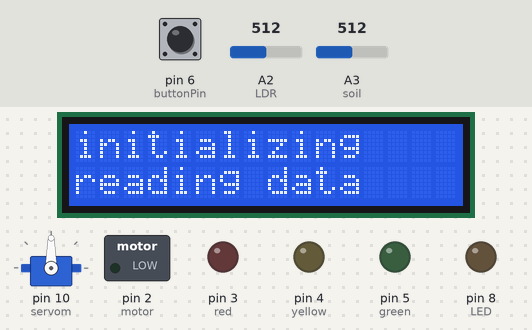
Recording of a sketch running on a simulated Arduino Uno, built with avr-gcc and run on an emulated ATmega328P. Shown: servo, 16×2 character LCD, switched loads named in the sketch (green lamp = pin HIGH), output pins drawn as LEDs (lit = HIGH). The inputs (shaded band) are chosen by the test bench; at power-on: pin 6 (buttonPin) HIGH, A2 (LDR) = 512, A3 (soil) = 512.

Above: at 1.1 s.
At 5.3 s:
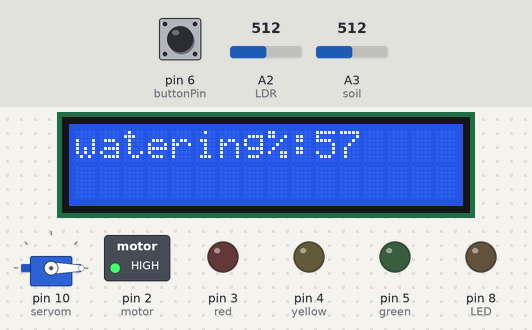
5.4 s: pin 6 (buttonPin) pulled LOW for 1 s
At 5.8 s:
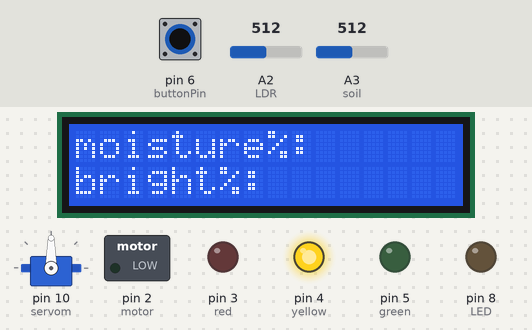
7.9 s: pin 6 (buttonPin) pulled LOW for 3.2 s
At 12.2 s:
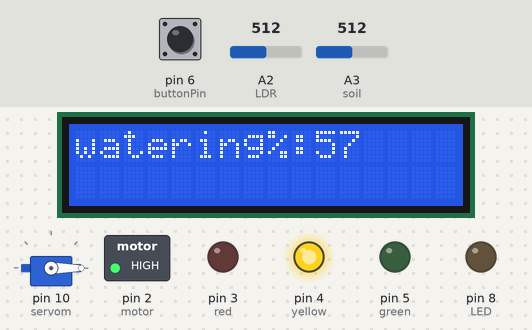
Timing chart, 0 to 13.7 s (numbered marks = the images above; inputs shaded):
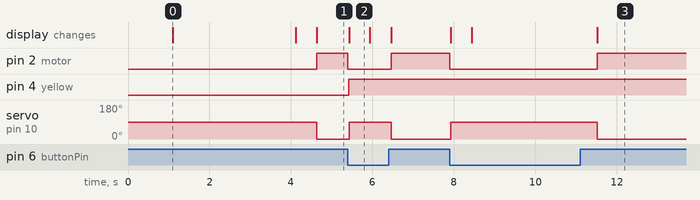

Measured:
- after the input at 5.4 s, pin 2 (motor): HIGH → LOW at once, → HIGH 1.1 s later; pin 4 (yellow): LOW → HIGH at once; servo on pin 10 (servom): 0° → 90° at once, → 0° 1.0 s later; the display: changes at once (image 2)
- after the input at 7.9 s, pin 2 (motor): HIGH → LOW at once, → HIGH 3.6 s later; servo on pin 10 (servom): 0° → 90° at once, → 0° 3.6 s later; the display: first changes at once (image 3 shows a later state)
- what the display in image 0 shows lasts 3.0 s, from 1.1 s to 4.1 s
- what the display in image 2 shows lasts 0.5 s, from 5.4 s to 5.9 s

The sketch:

irrigation_system.ino
```cpp
#include <Adafruit_LiquidCrystal.h>

Adafruit_LiquidCrystal lcd(0);
#include <Servo.h>
Servo servo ;
#define soil A3
#define  pushb 7
#define  motor 2
#define  LDR A2
#define red 3
#define yellow 4
#define green 5
#define servom 10
#define LED 8
int buttonPin = 6;
int seconds = 0;
int valueLDR;
int valuesoil;
int psoil;
int pLDR;
int lcdLDR;
int counteron=1;
int counteroff=1;
int buttonState;
int temp;
int templcd;
//setup
//===========================
void setup(){
servo.attach(servom);
servo.attach(servom, 0, 180)  ;
  pinMode(green,OUTPUT);
  pinMode(buttonPin, INPUT_PULLUP);

  pinMode(pushb,INPUT);
  pinMode(motor,OUTPUT);

  pinMode(red,OUTPUT);
  pinMode(yellow,OUTPUT);
  pinMode(servom,OUTPUT);
  pinMode(LED,OUTPUT);
  lcd.begin(16, 2);
  lcd.print("system ON");
  delay(1000);
  lcd.clear();
  lcd.print("initializing");
  lcd.setCursor(0,1);
  lcd.print("reading data");
  delay(3000);
  lcd.clear();
  lcd.print("moisture%:");
  lcd.setCursor(0,1);
  lcd.print("bright%:");

}
//loooppp
//===================================================
void loop()
{

  delay(500);
  valuesoil = analogRead(soil);
  valueLDR =analogRead(LDR);
 psoil=map(valuesoil,0,876,0,99);
pLDR=map(valueLDR,344,1017,0,99);
lcdLDR=map(pLDR,0,100,99,0);

  lcd.setCursor(11,0);
  lcd.print(psoil);
  lcd.setCursor(8,1);
   lcd.print(lcdLDR);
 buttonState = digitalRead(buttonPin);

    checkButton();


  if (psoil>=70){
   greenON();
    redOFF();
    yellowOFF();
  }
  else if (psoil<70&&psoil>=30){
   greenOFF();
    redOFF();
    yellowON();
  }
  else if (psoil<30){
   greenOFF();
    redON();
    yellowOFF();
   water();
  }
  //brightness control
//-------------
  if (pLDR>=40){
  brightnessON();
   lcd.setCursor(10,1);
    lcd.print("LEDON");

  }

  else{

    brightnessOFF();
     lcd.setCursor(10,1);
    lcd.print("     ");
  }


}
//===valve==========
//-----------------------
void openvalve(){
 servo.write(0);
}
void closevalve(){

servo.write(90);

}
//functions==========================================================
//-------------------------
//======pump======
//-------------------------
void pumpON(){
  digitalWrite(motor,HIGH);
}
void pumpOFF(){
  digitalWrite(motor,LOW);
}
//---------------------------
//=====LEDsss=================
//--------------------------------------------
void greenON(){
  digitalWrite(green,HIGH);

}
void greenOFF(){
 digitalWrite(green,LOW);
}
//===============================
void yellowON(){
  digitalWrite(yellow,HIGH);

}
void yellowOFF(){
 digitalWrite(yellow,LOW);
}
//============================
void redON(){
  digitalWrite(red,HIGH);

}
void redOFF(){
 digitalWrite(red,LOW);
}
//------------------------------------------------------
//======brightness====
void brightnessON(){
 digitalWrite(LED,HIGH);
}
void brightnessOFF(){
 digitalWrite(LED,LOW);
}

//water------------------------------


void water(){
  lcd.clear();
  openvalve();
  pumpON();

  lcd.print("watering%:");

 while (psoil<=90){
   lcd.setCursor(10,0);

  lcd.print(psoil);
 lcd.setCursor(12,0);
 lcd.print("    ");
    delay(750);
  valuesoil=analogRead(soil);
  psoil=map(valuesoil,0,876,0,100);

   if (psoil>=70){
   greenON();
   redOFF();
   yellowOFF();
  }

  else if (psoil<70&&psoil>=30){
  greenOFF();
  redOFF();
  yellowON();
  }

  else if (psoil<30){
  greenOFF();
  redON();
  yellowOFF();

  }
 lcd.write(psoil);
  }
  closevalve();
  pumpOFF();
  lcd.clear();
   lcd.print("moisture%:");
  lcd.setCursor(0,1);
  lcd.print("bright%:");
}
//checj bottum function
void checkButton() {
  temp=0;
templcd=1;
  while (buttonState == HIGH) {   // button pressed
    if(templcd>0){
    lcd.clear();

      lcd.print("watering%:");
    templcd=0;
    }
     lcd.setCursor(10,0);
     lcd.print(psoil);
     pumpON();
     openvalve();
    temp++;
    buttonState=digitalRead(6);
  }

  if (temp>0){
    pumpOFF();
    openvalve();
    closevalve();
    lcd.clear();
   lcd.print("moisture%:");
  lcd.setCursor(0,1);
  lcd.print("bright%:");

      }
}
```
